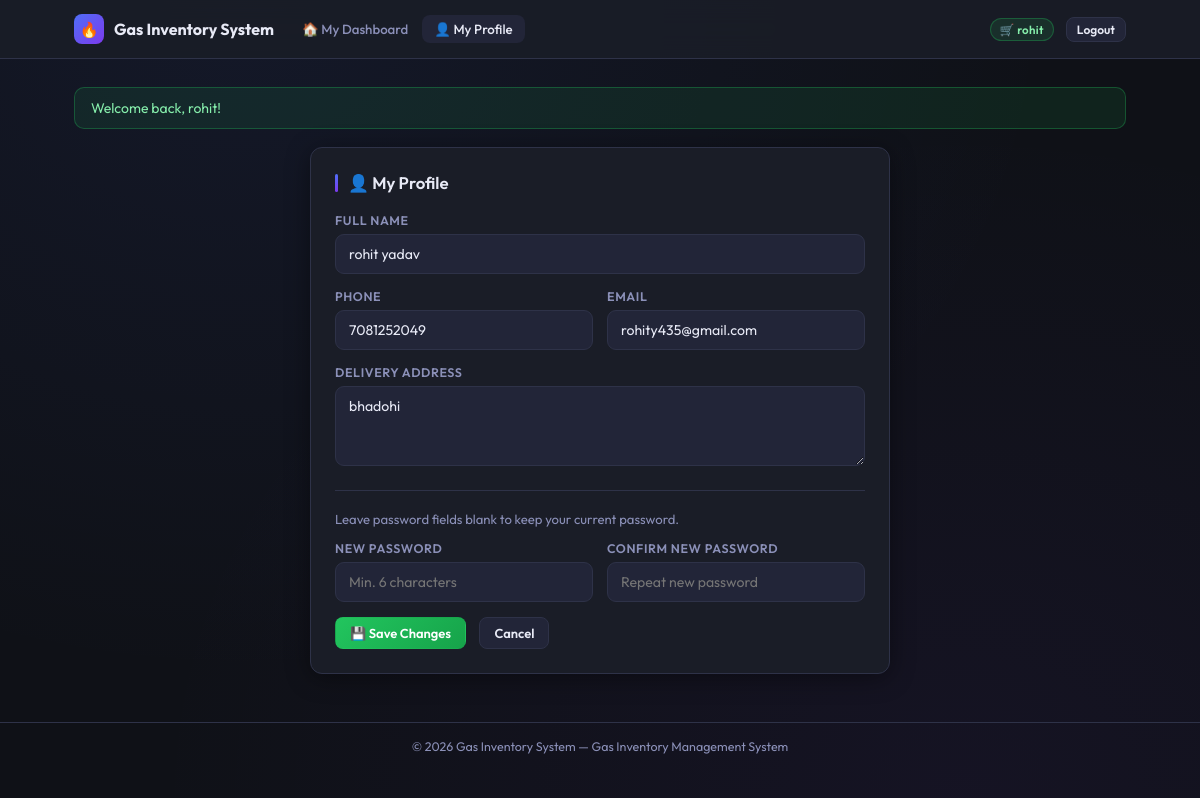
The app's page /customer_profile.php (signed in) with its own data.
### tables this page shows
CREATE TABLE customers (
        id INTEGER PRIMARY KEY AUTOINCREMENT,
        name TEXT NOT NULL,
        phone TEXT,
        address TEXT,
        created_at TEXT NOT NULL
    , email TEXT, user_id INTEGER);

### functions.php (called while the page is built, shortened)
<?php
function flash($message = null) {
    if ($message === null) {
        if (isset($_SESSION['_flash'])) {
            $msg = $_SESSION['_flash'];
            return $msg;
        }
        return null;
    }
}
function sanitize($value) {
    return htmlspecialchars($value ?? '', ENT_QUOTES | ENT_SUBSTITUTE, 'UTF-8');
}
function current_customer() {
    $db = get_db();
    $stmt = $db->prepare('SELECT * FROM customers WHERE user_id = ? LIMIT 1');
    $stmt->execute([$_SESSION['user_id']]);
    return $stmt->fetch();
}

### customer_profile.php (the view, shortened to what this page needs)
<?php
require_once __DIR__ . '/functions.php';
$customer = current_customer();
?>
<!doctype html>
<html lang="en">
<head>
  <link rel="stylesheet" href="styles.css" />
</head>
<body>
<header>
  <div class="header-inner">
    <a href="customer_dashboard.php" class="logo"><div class="logo-icon">🔥</div> Gas Inventory System</a>
    <nav>
      <a href="customer_dashboard.php">🏠 My Dashboard</a>
      <a href="customer_profile.php" class="active">👤 My Profile</a>
    </nav>
    <div class="nav-end">
      <span class="badge" style="background:rgba(34,197,94,0.12);border:1px solid rgba(34,197,94,0.3);color:#86efac;margin-right:6px;">
        🛒 <?php echo sanitize($_SESSION['username']); ?>
      </span>
      <a href="logout.php" class="button secondary sm">Logout</a>
    </div>
  </div>
</header>
<main class="container">
  <?php if ($msg = flash()): ?>
    <div class="alert success"><?php echo sanitize($msg); ?></div>
  <?php endif; ?>
  <div class="card" style="max-width:580px; margin:0 auto;">
    <h2>👤 My Profile</h2>
    <form method="post" action="">
      <div class="form-group">
        <label>Full Name</label>
        <input type="text" name="name" required value="<?php echo sanitize($customer['name']); ?>" />
      </div>
      <div class="form-row">
        <div class="form-group">
          <label>Phone</label>
          <input type="text" name="phone" placeholder="Phone number" value="<?php echo sanitize($customer['phone'] ?? ''); ?>" />
        </div>
        <div class="form-group">
          <label>Email</label>
          <input type="email" name="email" placeholder="your@email.com" value="<?php echo sanitize($customer['email'] ?? ''); ?>" />
        </div>
      </div>
      <div class="form-group">
        <label>Delivery Address</label>
        <textarea name="address"><?php echo sanitize($customer['address'] ?? ''); ?></textarea>
      </div>
      <div style="height:1px; background:var(--border); margin:20px 0;"></div>
      <p style="font-size:0.82rem; color:var(--text-muted); margin-bottom:14px;">Leave password fields blank to keep your current password.</p>
      <div class="form-row">
        <div class="form-group">
          <label>New Password</label>
          <input type="password" name="new_password" placeholder="Min. 6 characters" />
        </div>
        <div class="form-group">
          <label>Confirm New Password</label>
          <input type="password" name="confirm_password" placeholder="Repeat new password" />
        </div>
      </div>
      <button class="button" type="submit" style="background:linear-gradient(135deg,#22c55e,#16a34a);">💾 Save Changes</button>
      <a href="customer_dashboard.php" class="button secondary" style="margin-left:10px;">Cancel</a>
    </form>
  </div>
</main>
<?php require __DIR__ . '/footer.php'; ?>
</body>
</html>

### styles.css (style rules this page uses)
:root { --bg: #0f1117; --surface: #1a1d27; --surface2: #222538; --border: #2e3248; --accent: #4f6ef7; --accent2: #7c3aed; --success: #22c55e; --warning: #f59e0b; --danger: #ef4444; --text: #e8eaf6; --text-muted: #8b90b8; --radius: 12px; --shadow: 0 4px 24px rgba(0,0,0,0.4); }
*, *::before, *::after { box-sizing: border-box; margin: 0; padding: 0; }
body { font-family: 'Outfit', sans-serif; background: var(--bg); color: var(--text); min-height: 100vh; background-image: radial-gradient(ellipse at 20% 0%, rgba(79,110,247,0.08) 0%, transparent 60%), radial-gradient(ellipse at 80% 100%, rgba(124,58,237,0.06) 0%, transparent 60%); }
a { color: var(--accent); text-decoration: none; transition: opacity 0.2s; }
header { background: rgba(26, 29, 39, 0.9); backdrop-filter: blur(16px); border-bottom: 1px solid var(--border); padding: 0; position: sticky; top: 0; z-index: 100; }
header .header-inner { max-width: 1100px; margin: 0 auto; padding: 0 24px; display: flex; align-items: center; gap: 16px; height: 58px; }
.logo { display: flex; align-items: center; gap: 10px; font-weight: 700; font-size: 1rem; color: var(--text); white-space: nowrap; text-decoration: none; }
.logo-icon { width: 30px; height: 30px; background: linear-gradient(135deg, var(--accent), var(--accent2)); border-radius: 8px; display: flex; align-items: center; justify-content: center; font-size: 15px; flex-shrink: 0; }
nav { display: flex; align-items: center; gap: 2px; flex: 1; flex-wrap: wrap; }
nav a { color: var(--text-muted); padding: 6px 12px; border-radius: 8px; font-size: 0.83rem; font-weight: 500; transition: all 0.2s; display: flex; align-items: center; gap: 5px; text-decoration: none; }
nav a.active { color: var(--text); background: var(--surface2); }
.nav-end { margin-left: auto; display: flex; gap: 6px; align-items: center; }
.container { max-width: 1100px; margin: 0 auto; padding: 0 24px; }
main.container { padding-top: 28px; padding-bottom: 48px; }
.card { background: var(--surface); border: 1px solid var(--border); border-radius: var(--radius); padding: 24px; margin-bottom: 22px; box-shadow: var(--shadow); transition: border-color 0.25s; }
.card h2 { font-size: 1.05rem; font-weight: 600; margin-bottom: 20px; display: flex; align-items: center; gap: 10px; color: var(--text); }
.card h2::before { content: ''; display: block; width: 3px; height: 18px; background: linear-gradient(to bottom, var(--accent), var(--accent2)); border-radius: 2px; flex-shrink: 0; }
.badge { display: inline-flex; align-items: center; gap: 4px; padding: 3px 9px; border-radius: 99px; font-size: 0.72rem; font-weight: 600; letter-spacing: 0.03em; }
.button { display: inline-flex; align-items: center; gap: 5px; padding: 7px 14px; border-radius: 8px; font-size: 0.81rem; font-weight: 600; font-family: 'Outfit', sans-serif; cursor: pointer; border: 1px solid transparent; transition: all 0.2s; text-decoration: none; white-space: nowrap; background: var(--accent); color: #fff; }
.button.secondary { background: var(--surface2); color: var(--text); border-color: var(--border); }
.button.sm { padding: 4px 10px; font-size: 0.75rem; }
.form-group { margin-bottom: 15px; }
.form-group label { display: block; margin-bottom: 6px; font-size: 0.78rem; font-weight: 600; color: var(--text-muted); text-transform: uppercase; letter-spacing: 0.05em; }
.form-group input, .form-group select, .form-group textarea { width: 100%; padding: 10px 13px; border-radius: 9px; border: 1px solid var(--border); background: var(--surface2); color: var(--text); font-family: 'Outfit', sans-serif; font-size: 0.88rem; transition: all 0.2s; outline: none; appearance: none; }
.form-group textarea { resize: vertical; min-height: 80px; }
.form-row { display: grid; grid-template-columns: 1fr 1fr; gap: 14px; }
.alert { padding: 11px 16px; border-radius: 10px; margin-bottom: 18px; font-size: 0.875rem; display: flex; align-items: center; gap: 8px; animation: slideIn 0.3s ease; }
.alert.success { background: rgba(34,197,94,0.1); border: 1px solid rgba(34,197,94,0.3); color: #86efac; }
main { animation: fadeUp 0.3s ease; }

### records on screen
customers: name "rohit yadav", phone "7081252049", email "rohity435@gmail.com", address "bhadohi"

### other values on screen
$_SESSION['username'] "rohit"
$msg "Welcome back, rohit!"
APP_NAME "Gas Inventory System"
